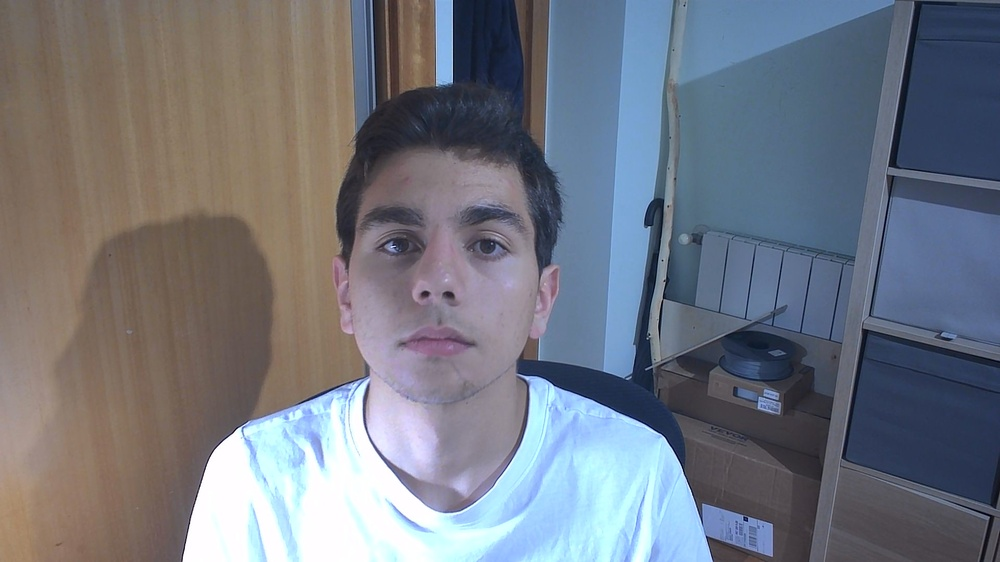
#> input picture photos/ze.jpg, 1000 x 562 px, shrunk from 1920 x 1080 before the run
$ python -i hallucinogenic.py   (imports and definitions only)
#> lines starting #> are read from the running program, lines starting #| are printed output that depends on the picture
# filters/hallucinogenic.py
import time
import cv2
import numpy as np

_WAVE_AMP = 18
_WAVE_SPATIAL = 70
_WAVE_SPEED_X = 2.2
_WAVE_SPEED_Y = 2.7
_HUE_SPEED = 45
_SAT_BOOST = 1.9

# Cache base meshgrid per (h, w) — only re-created on resolution change.
_cache: dict = {}   # (h, w) → (map_x_base, map_y_base)


def _get_base_maps(h: int, w: int):
    key = (h, w)
    if key not in _cache:
        xs = np.arange(w, dtype=np.float32)
        ys = np.arange(h, dtype=np.float32)
        map_x, map_y = np.meshgrid(xs, ys)
        _cache[key] = (map_x, map_y)
    return _cache[key]


def _apply(frame: np.ndarray, **kwargs) -> np.ndarray:
    h, w = frame.shape[:2]
    t = time.time()

    map_x_base, map_y_base = _get_base_maps(h, w)

    map_x = map_x_base + _WAVE_AMP * np.sin(
        2 * np.pi * map_y_base / _WAVE_SPATIAL + t * _WAVE_SPEED_X
    )
    map_y = map_y_base + _WAVE_AMP * np.sin(
        2 * np.pi * map_x_base / _WAVE_SPATIAL + t * _WAVE_SPEED_Y
    )

    distorted = cv2.remap(frame, map_x, map_y, cv2.INTER_LINEAR,
                          borderMode=cv2.BORDER_WRAP)

    hsv = cv2.cvtColor(distorted, cv2.COLOR_BGR2HSV).astype(np.float32)
    hsv[:, :, 0] = (hsv[:, :, 0] + (t * _HUE_SPEED) % 180)
    hsv[:, :, 1] = np.clip(hsv[:, :, 1] * _SAT_BOOST, 0, 255)
    hsv = np.clip(hsv, 0, 255).astype(np.uint8)

    return cv2.cvtColor(hsv, cv2.COLOR_HSV2BGR)


FILTER = {"name": "Hallucinogenic", "apply": _apply}

>>> import cv2
>>> picture = cv2.imread('../photos/ze.jpg')
#> picture is the input picture: shape (562, 1000, 3); mean B, G, R 128.2, 118.2, 114.2
>>> result = _apply(picture)
#> in _apply, `distorted = cv2.remap(frame, map_x, map_y, cv2.INTER_LINEAR, borderMod..`:
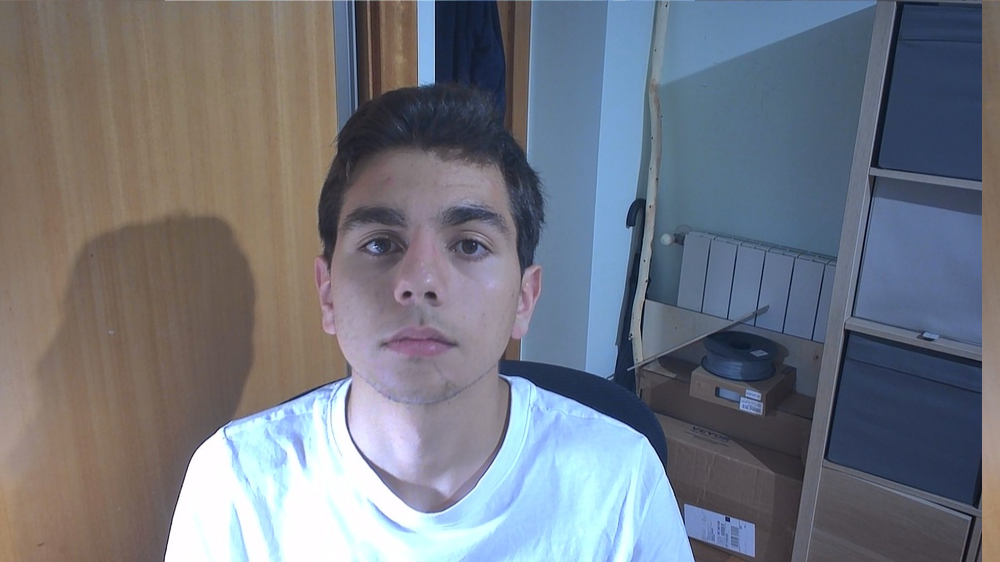
#> distorted: shape (562, 1000, 3); mean B, G, R 128.2, 118.2, 114.2
#> in _apply, `hsv = cv2.cvtColor(distorted, cv2.COLOR_BGR2HSV).astype(np.float32)`:
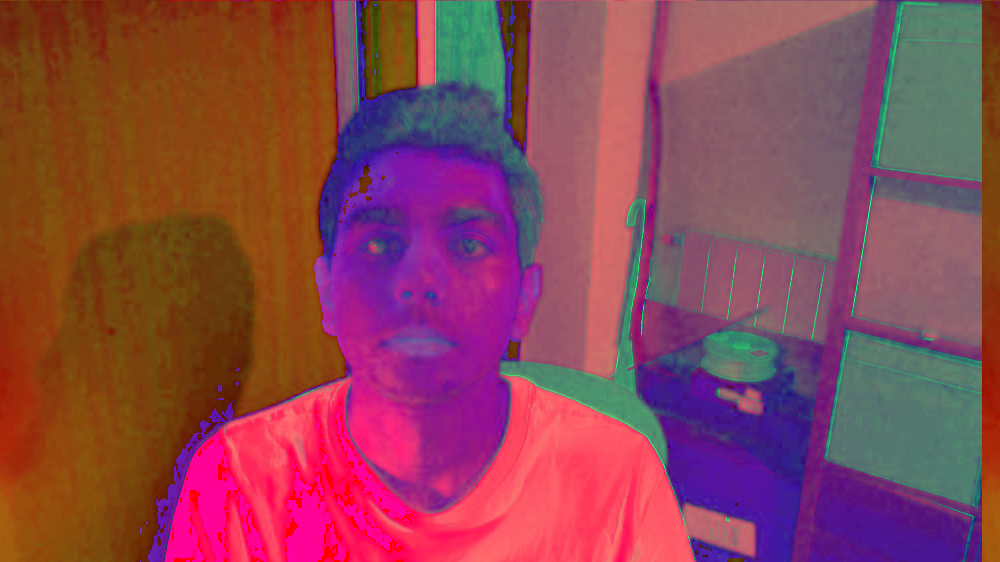
#> hsv: shape (562, 1000, 3) float32; mean B, G, R 83.4, 69.5, 138.9
#> in _apply, `hsv[:, :, 0] = (hsv[:, :, 0] + (t * _HUE_SPEED) % 180)`:
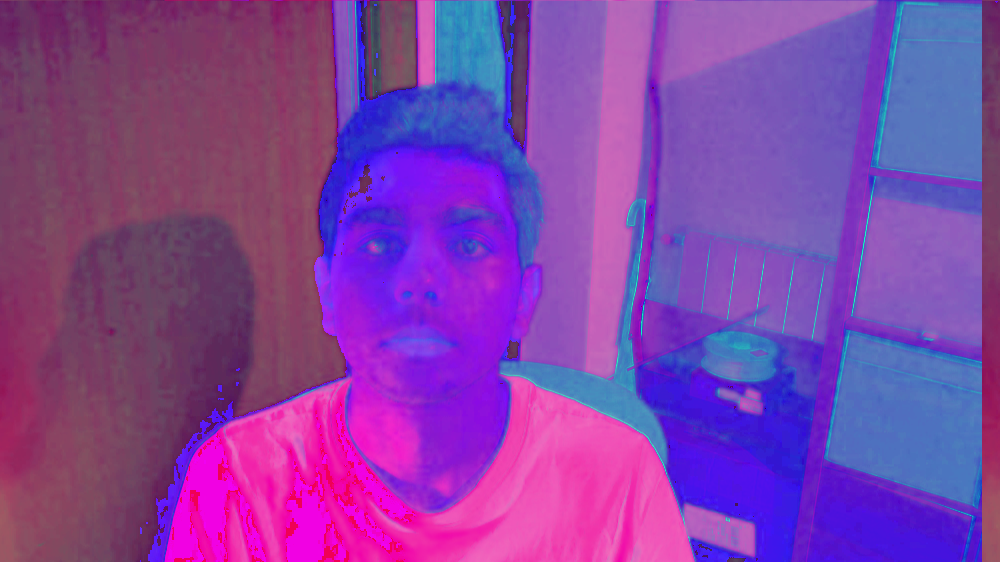
#> hsv: shape (562, 1000, 3) float32; mean B, G, R 173.9, 69.5, 138.9; drawn with min black and max white
#> in _apply, `hsv[:, :, 1] = np.clip(hsv[:, :, 1] * _SAT_BOOST, 0, 255)`:
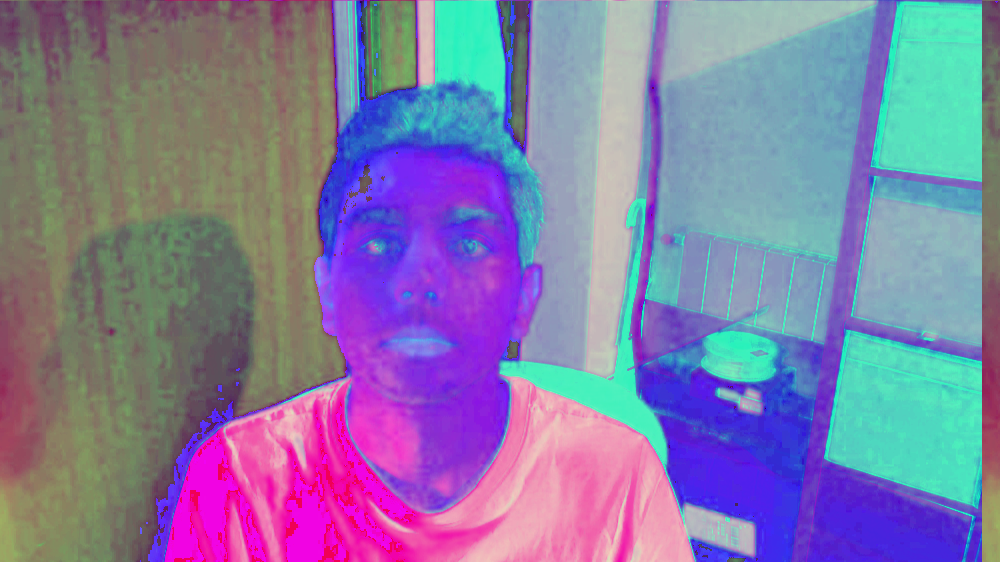
#> hsv: shape (562, 1000, 3) float32; mean B, G, R 173.9, 131.1, 138.9; drawn with min black and max white
#> in _apply, `return cv2.cvtColor(hsv, cv2.COLOR_HSV2BGR)`:
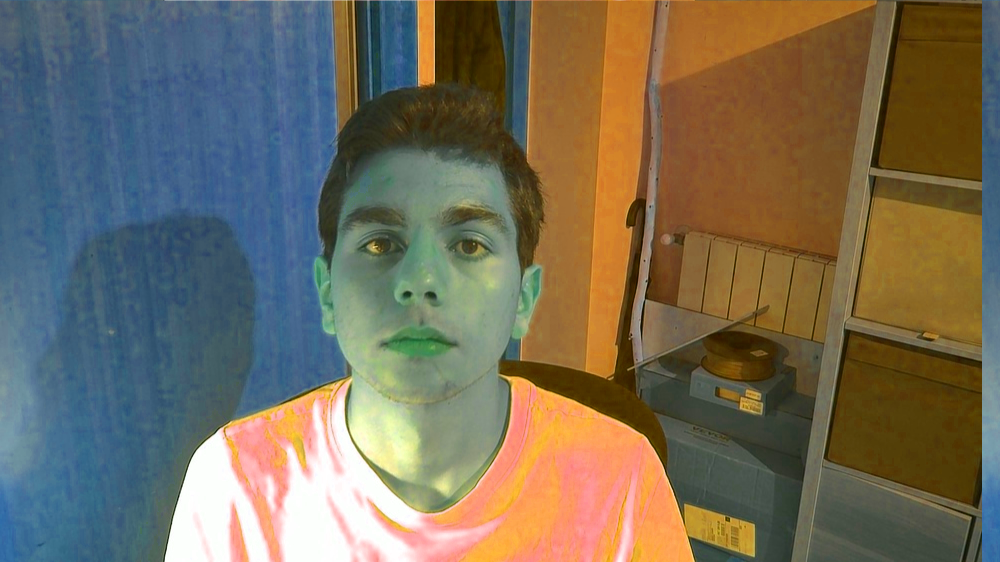
#> returned value: shape (562, 1000, 3); mean B, G, R 89.7, 108.5, 116.2
